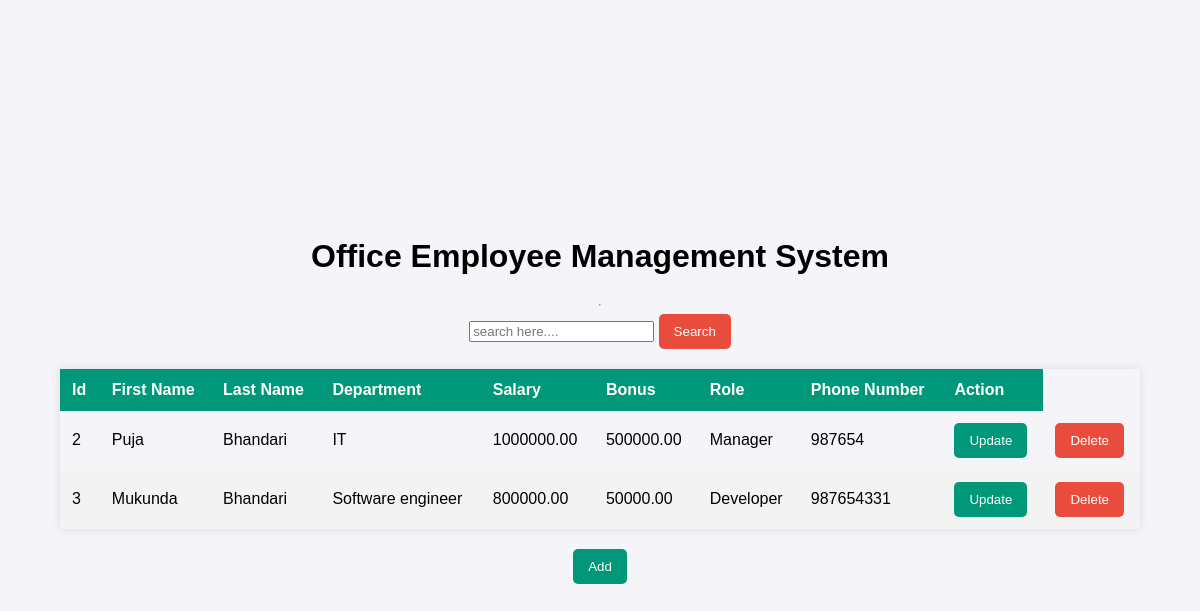
Before: / with the older database file.
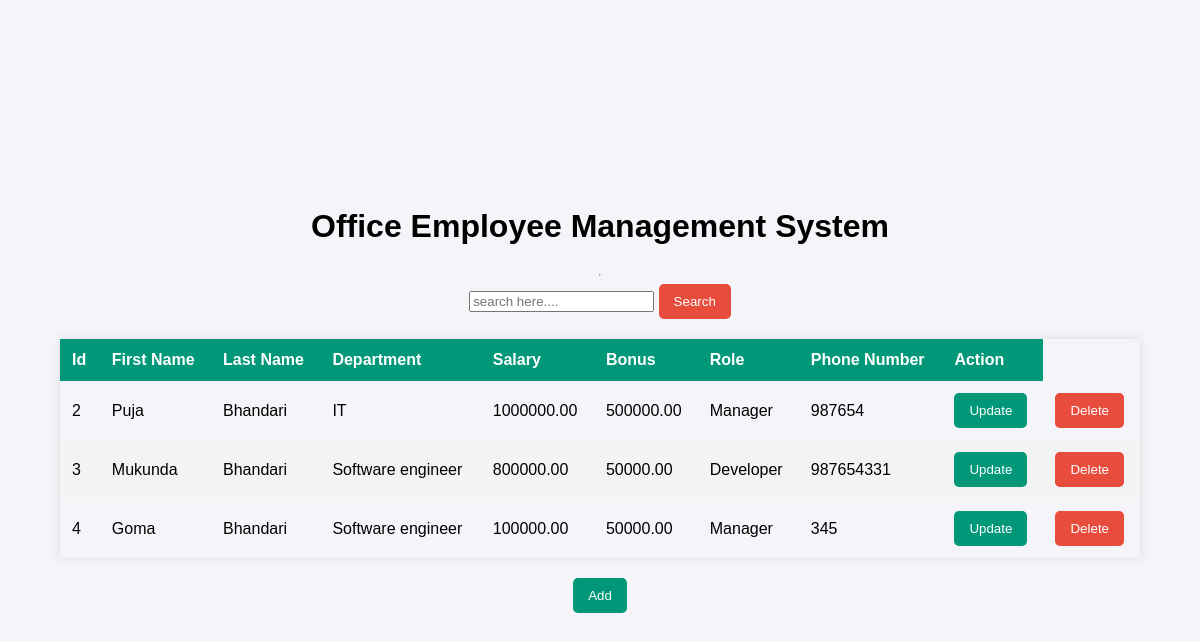
After: the same page with the newer database file.
### home/models.py (models this page shows, shortened)
class Employee(models.Model):
    first_name = models.CharField(max_length=100)
    last_name = models.CharField(max_length=100)
    dept = models.CharField(max_length=100)
    salary = models.DecimalField(max_digits=10, decimal_places=2)
    bonus = models.DecimalField(max_digits=10, decimal_places=2, null=True, blank=True)
    role = models.CharField(max_length=100)
    phone = models.CharField(max_length=15)
    hire_date = models.DateTimeField(null=True, blank=True)

### home/views.py (the view)
# urls.py: path('', views.home, name='home'),
def home(request):
    emp = Employee.objects.all()
    if request.method == 'GET':
        st = request.GET.get('searchbox')
        if st is not None:
            emp = Employee.objects.filter(
                Q(first_name__icontains=st) | Q(last_name__icontains=st)
            )
    return render(request, 'home.html', {'emp': emp})

### templates/home.html (shortened to what this page needs)
<!DOCTYPE html>
<html lang="en">
<head>
</head>
<body>
    <h1>Office Employee Management System</h1><hr>
    <div class="searchbox" action="">
        <form method="GET" >
            <input type="text" name="searchbox" placeholder="search here....">
            <button type="search" class="btn btn-success">Search</button>
        </form>
    </div>
    <table>
        <thead>
            <tr>
                <th>Id</th>
                <th>First Name</th>
                <th>Last Name</th>
                <th>Department</th>
                <th>Salary</th>
                <th>Bonus</th>
                <th>Role</th>
                <th>Phone Number</th>
                <th>Action</th>
            </tr>
            <tbody>
                {% for Employee in emp %}
                <tr>
                    <td>{{Employee.id}}</td>
                    <td>{{Employee.first_name}}</td>
                    <td>{{Employee.last_name}}</td>
                    <td>{{Employee.dept}}</td>
                    <td>{{Employee.salary}}</td>
                    <td>{{Employee.bonus}}</td>
                    <td>{{Employee.role}}</td>
                    <td>{{Employee.phone}}</td>
                    <td><a href="{% url 'update' Employee.id %}"><button type="up">Update</button></a></td>
                    <td><form method="POST" action="{% url 'delete' Employee.id %}">
                <button type="del">Delete</button>
            </form></td>
                </tr>
                {% endfor %}
            </tbody>
        </thead>
    </table>
    <a href="{% url 'add' %}"><button type="add">Add</button></a>
</body>
</html>

### templates/home.html (style rules this page uses)
body { font-family: Arial, sans-serif; background-color: #f4f4f9; margin: 0; padding: 0; display: flex; justify-content: center; align-items: center; height: 100vh; flex-direction: column; }
table { width: 90%; border-collapse: collapse; margin: 20px 0; box-shadow: 0 0 10px rgba(0, 0, 0, 0.1); }
table thead { background-color: #009879; color: #ffffff; }
table thead th { padding: 12px; text-align: left; }
table tbody tr:nth-child(even) { background-color: #f3f3f3; }
table tbody td { padding: 12px; text-align: left; }
button { padding: 10px 15px; color: #ffffff; background-color: #009879; border: none; cursor: pointer; border-radius: 5px; transition: background-color 0.3s ease; }
a button { text-decoration: none; }
form button { background-color: #e74c3c; }

Changed rows visible on the page:
added Employee: id "4", first_name "Goma", last_name "Bhandari", dept "Software engineer", salary "100000.00", bonus "50000.00", role "Manager", phone "345"
